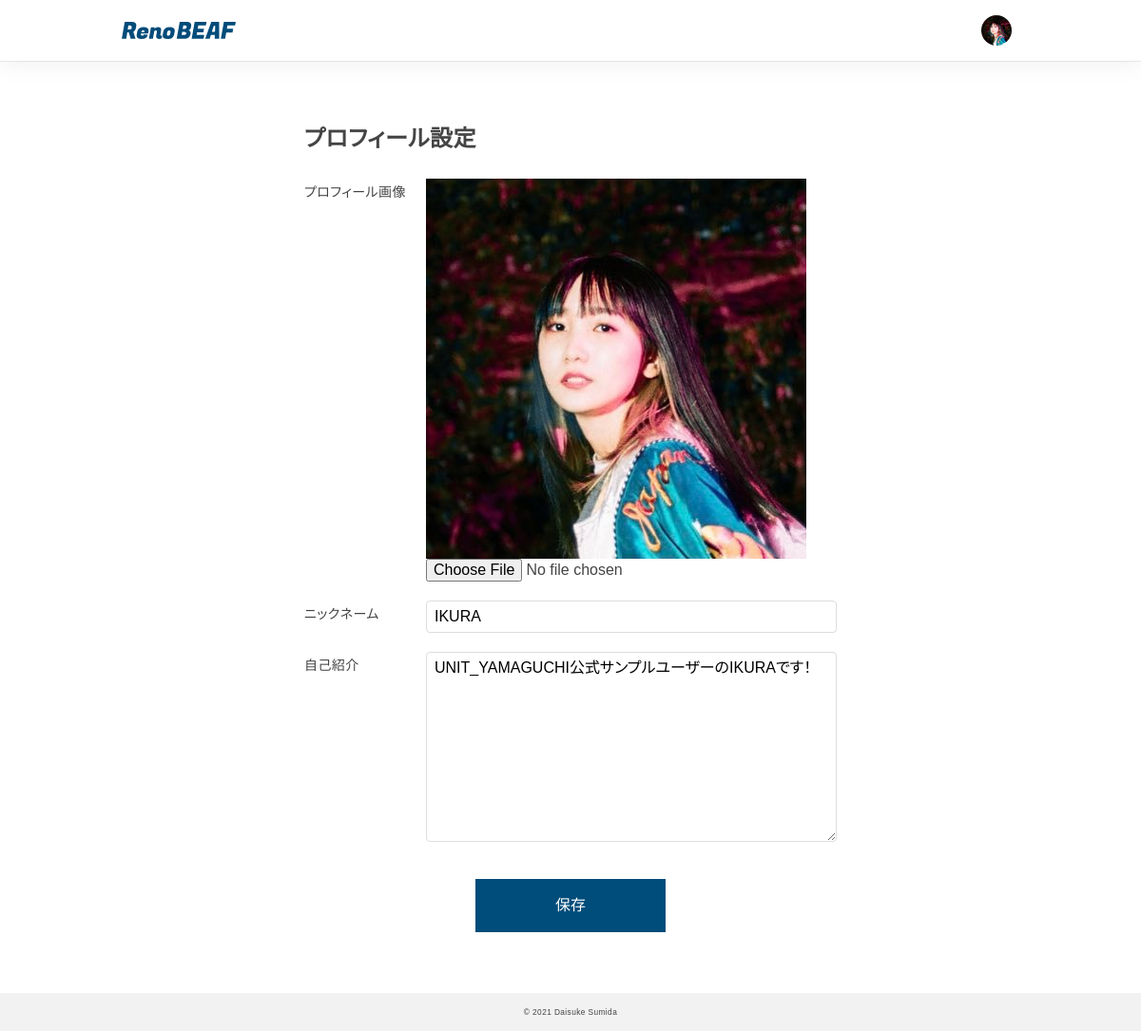
/diy_sns/user/dashboard/profile.php (signed in), run on an earlier commit of the app's database.
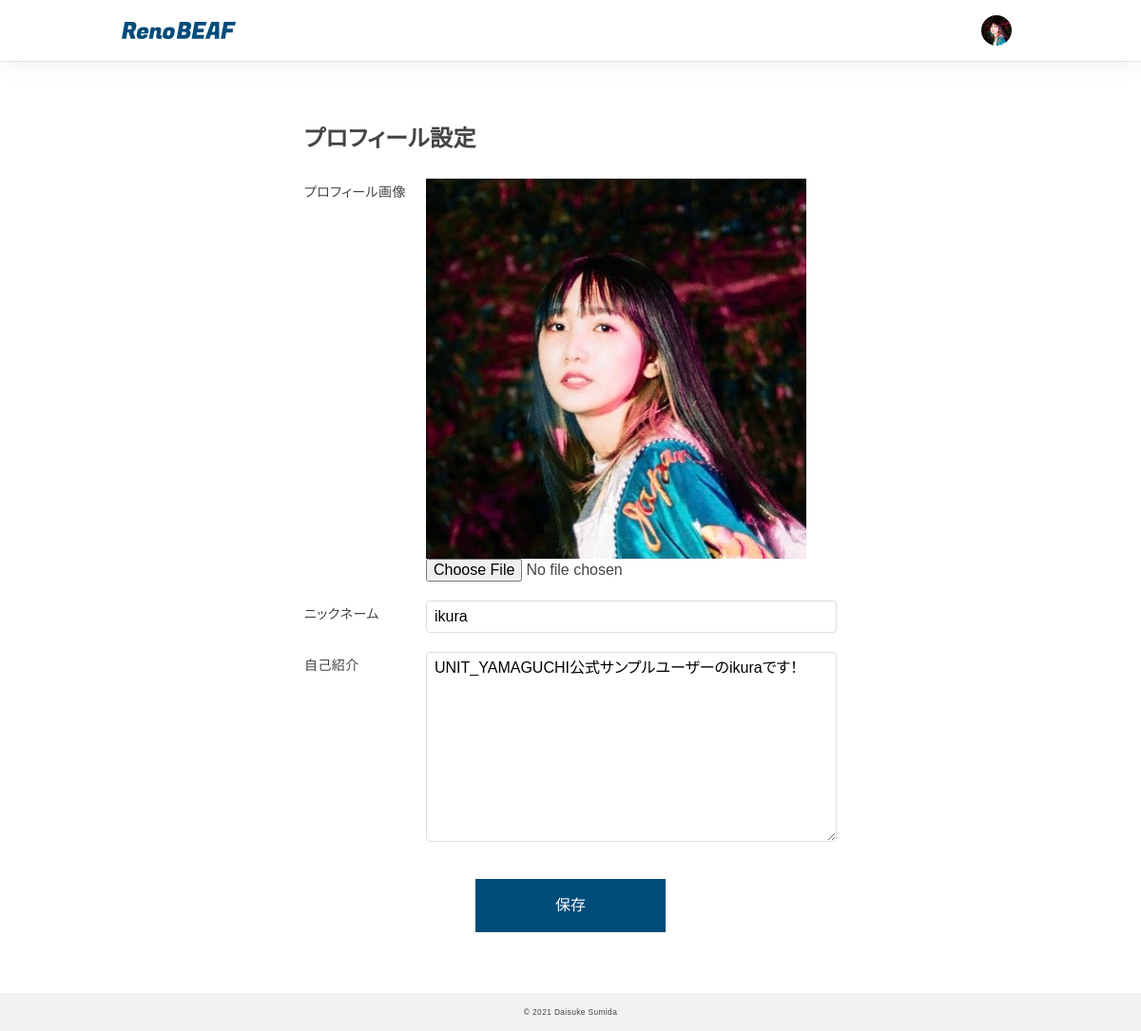
And on a later commit of the database.
### tables this page shows
CREATE TABLE `users_table` (
  `id` int(11) NOT NULL,
  `name` varchar(128) NOT NULL,
  `email` varchar(255) NOT NULL,
  `password` varchar(128) NOT NULL,
  `image_profile` varchar(128) DEFAULT NULL,
  `description` text DEFAULT NULL,
  `is_admin` int(1) NOT NULL,
  `is_deleted` int(1) NOT NULL,
  `created_at` datetime NOT NULL,
  `updated_at` datetime NOT NULL
);

### diy_sns/user/dashboard/profile.php (the view, shortened to what this page needs)
<?php
$path = $_SERVER['DOCUMENT_ROOT'] . "/diy_sns";
include $path . "/common/functions.php";
$user_id = $_SESSION['user_id'];
$pdo = connect_to_db();
$sql = 'SELECT * FROM users_table WHERE id=:user_id';
$stmt = $pdo->prepare($sql);
$stmt->bindValue(':user_id', $user_id, PDO::PARAM_INT);
try {
  $status = $stmt->execute();
} catch (PDOException $e) {
  echo json_encode(["sql error" => "{$e->getMessage()}"]);
  exit();
}
$result = $stmt->fetch();
?>
<?php include $path . "/common/header.php"; ?>
<main>
  <section class="section">
    <div class="wrapper wrapper--secondary">
      <h1>プロフィール設定</h1>
      <div class="form">
        <form action="./profile_act.php" method="POST" enctype="multipart/form-data">
          <dl>
            <dt>プロフィール画像</dt>
            <dd>
              <label>
                <?php if ($result["image_profile"] == null) : ?>
                  <img src="/diy_sns/img/no_icon.svg">
                <?php else : ?>
                  <img src="/diy_sns<?= $result["image_profile"] ?>">
                <?php endif; ?>
                <input type="file" name="image_profile" accept="image/*" capture="camera">
              </label>
            </dd>
          </dl>
          <dl>
            <dt>ニックネーム</dt>
            <dd><input type="text" name="name" value="<?= $result["name"]; ?>"></dd>
          </dl>
          <dl>
            <dt>自己紹介</dt>
            <dd>
              <textarea name="description" maxlength="160" rows="8"><?= $result["description"]; ?></textarea>
            </dd>
          </dl>
          <button class="c-submit" type="submit">保存</button>
        </form>
      </div>
    </div>
  </section>
</main>
<?php include $path . "/common/footer.php"; ?>

What changed in the data, as far as the page shows it:
changed users_table: name "IKURA" → "ikura"; description "UNIT_YAMAGUCHI公式サンプルユーザーのIKURAです！" → "UNIT_YAMAGUCHI公式サンプルユーザーのikuraです！"
